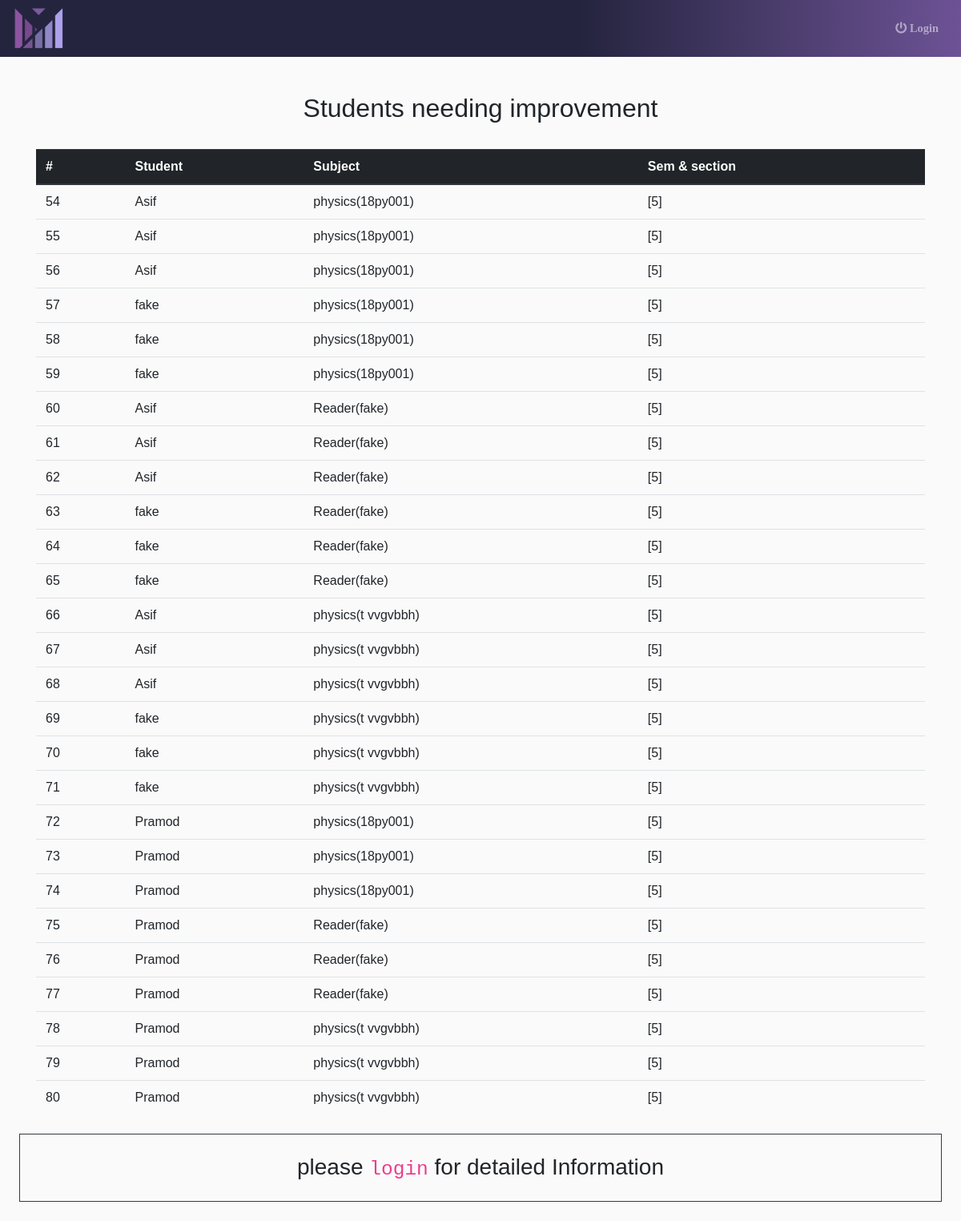
Page /Improve on the committed database.
### management/models.py (models this page shows, shortened)
class IAmark(models.Model):
    INTER = (
        ('IA1','IA1'),
        ('IA2','IA2'),
        ('IA3','IA3'),
    )
    ispresent = models.BooleanField(default=True,verbose_name = "Present / Absent")
    usn = models.ForeignKey(Student, on_delete=models.CASCADE,verbose_name = "Student")
    sub_code = models.ForeignKey(Subject, on_delete=models.CASCADE,verbose_name = "Subject code")
    sem = models.ForeignKey(SemSec, verbose_name='Semister', on_delete=models.CASCADE)
    internals = models.CharField(max_length=3,null =False, choices = INTER)
    a1 = models.PositiveIntegerField(verbose_name="1a",default=0)
    a2 = models.PositiveIntegerField(verbose_name="1b",default=0)
    a3 = models.PositiveIntegerField(verbose_name="1c",default=0)
    b1 = models.PositiveIntegerField(verbose_name="2a",default=0)
    b2 = models.PositiveIntegerField(verbose_name="2b",default=0)
    b3 = models.PositiveIntegerField(verbose_name="2c",default=0)
    c1 = models.PositiveIntegerField(verbose_name="3a",default=0)
    c2 = models.PositiveIntegerField(verbose_name="3b",default=0)
    c3 = models.PositiveIntegerField(verbose_name="3c",default=0)
    d1 = models.PositiveIntegerField(verbose_name="4a",default=0)
    d2 = models.PositiveIntegerField(verbose_name="4b",default=0)
    d3 = models.PositiveIntegerField(verbose_name="4c",default=0)
    total_marks = models.PositiveIntegerField(default=0,verbose_name = "Total")
    assignment = models.PositiveIntegerField(default=0,verbose_name = "Assignment")
    average_marks = models.PositiveIntegerField(default=0,verbose_name = "Average")
    finial_marks = models.PositiveIntegerField(default=0,verbose_name = "Finial")
    class Meta:
        unique_together = (('usn', 'sub_code','internals'),)

class Student(models.Model):
    usn = models.CharField(max_length=10,null = False,unique=True)
    name = models.CharField( max_length=15,null =False)
    address = models.CharField(max_length=50,null = False)
    phno = models.CharField(max_length=12,null = False)
    GENDER = (
        ('Male','Male'),
        ('Female','Female'),
        ('Other','Other'),
    )
    gender = models.CharField(max_length=6,null = False,choices = GENDER)
    class Meta:
        ordering = ["usn"]
    def __str__(self):
        return f'{self.name}'

class Subject(models.Model):
    SEM = (
        ('1','1'),
        ('2','2'),
        ('3','3'),
        ('4','4'),
        ('5','5'),
        ('6','6'),
        ('7','7'),
        ('8','8'),
    )
    subcode = models.CharField(max_length=10,null=False,unique=True)
    title = models.CharField(max_length=50,null=False)
    sem = models.CharField(max_length=1,null =False, choices = SEM)
    credit = models.PositiveIntegerField(default=20,null = False)
    def __str__(self):
        return f'{self.title}({self.subcode})'

class SemSec(models.Model):
    SEM = (
        ('1','1'),
        ('2','2'),
        ('3','3'),
        ('4','4'),
        ('5','5'),
        ('6','6'),
        ('7','7'),
        ('8','8'),
    )
    sem = models.CharField(max_length=1,null =False, choices = SEM,unique=True)
    usn = models.ManyToManyField(Student, verbose_name='Students')
    def __str__(self):
        return f'[{self.sem}]'

### management/views.py (the view)
# urls.py: path('Improve',views.Improve, name='Improve'),
def Improve(request):
    context = {
        'object_list' : IAmark.objects.filter(average_marks__gte=0,average_marks__lt=14)
    }
    return render(request,'improve.html',context)

### templates/improve.html
  {% extends 'base.html' %}
{% load crispy_forms_tags %}
{% block content %}
<div class="container">
{% if object_list %}
   <h2 class="p-3 m-3 text-center"> Students needing improvement </h2>
{% endif %}
<table class="table table-hover table-responsive-md ">
  <thead class="thead-dark">
    <tr>
      <th scope="col">#</th>
      <th scope="col">Student</th>
      <th scope="col">Subject</th>
      <th scope="col">Sem & section</th>
    </tr>
  </thead>
  <tbody>
{% for object in object_list %}
  <tr>
      <td>{{ object.id }}</td>
      <td>{{ object.usn }}</td>
      <td>{{ object.sub_code }}</td>
      <td>{{ object.sem }}</td>
    </tr>
    {% empty %}
    <h2 class="p-3 m-3 text-center"> no student is below average </h2>
    {% endfor %}
  </tbody>
</table>
</div>
{% endblock content %}

### static/IA_management/css/nav_side.css (style rules this page uses)
body { font-size: 0.9rem; }
* { transition: 8ms linear; }

### static/IA_management/css/main.css (style rules this page uses)
* { box-sizing: border-box; margin: 0; padding: 0; transition: 230ms linear !important; }
body { background-color: lightblue; }
body { font-family: 'Poppins', sans-serif; background: #fafafa }
.table { border: transparent 2px !important; border-radius: 15px !important; margin-left: auto; margin-right: auto; margin-top: 5px; margin-bottom: 5px; }

### rows in the picture
IAmark: id "54", usn "Asif", sub_code "physics(18py001)", sem "[5]"
IAmark: id "55", usn "Asif", sub_code "physics(18py001)", sem "[5]"
IAmark: id "56", usn "Asif", sub_code "physics(18py001)", sem "[5]"
IAmark: id "57", usn "fake", sub_code "physics(18py001)", sem "[5]"
IAmark: id "58", usn "fake", sub_code "physics(18py001)", sem "[5]"
IAmark: id "59", usn "fake", sub_code "physics(18py001)", sem "[5]"
IAmark: id "60", usn "Asif", sub_code "Reader(fake)", sem "[5]"
IAmark: id "61", usn "Asif", sub_code "Reader(fake)", sem "[5]"
IAmark: id "62", usn "Asif", sub_code "Reader(fake)", sem "[5]"
IAmark: id "63", usn "fake", sub_code "Reader(fake)", sem "[5]"
IAmark: id "64", usn "fake", sub_code "Reader(fake)", sem "[5]"
IAmark: id "65", usn "fake", sub_code "Reader(fake)", sem "[5]"
IAmark: id "66", usn "Asif", sub_code "physics(t vvgvbbh)", sem "[5]"
IAmark: id "67", usn "Asif", sub_code "physics(t vvgvbbh)", sem "[5]"
IAmark: id "68", usn "Asif", sub_code "physics(t vvgvbbh)", sem "[5]"
IAmark: id "69", usn "fake", sub_code "physics(t vvgvbbh)", sem "[5]"
IAmark: id "70", usn "fake", sub_code "physics(t vvgvbbh)", sem "[5]"
IAmark: id "71", usn "fake", sub_code "physics(t vvgvbbh)", sem "[5]"
IAmark: id "72", usn "Pramod", sub_code "physics(18py001)", sem "[5]"
IAmark: id "73", usn "Pramod", sub_code "physics(18py001)", sem "[5]"
IAmark: id "74", usn "Pramod", sub_code "physics(18py001)", sem "[5]"
IAmark: id "75", usn "Pramod", sub_code "Reader(fake)", sem "[5]"
IAmark: id "76", usn "Pramod", sub_code "Reader(fake)", sem "[5]"
IAmark: id "77", usn "Pramod", sub_code "Reader(fake)", sem "[5]"
IAmark: id "78", usn "Pramod", sub_code "physics(t vvgvbbh)", sem "[5]"
IAmark: id "79", usn "Pramod", sub_code "physics(t vvgvbbh)", sem "[5]"
IAmark: id "80", usn "Pramod", sub_code "physics(t vvgvbbh)", sem "[5]"
